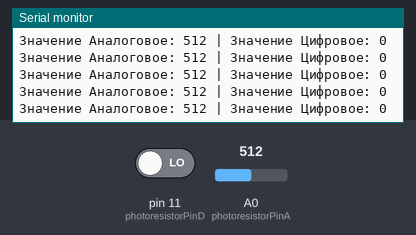
Simulated run of this sketch. Board: Arduino Uno, built with avr-gcc and run on an emulated ATmega328P. Parts: the last lines printed to the serial monitor. The test bench sets the inputs (shaded band); at power-on: A0 (photoresistorPinA) = 512, pin 11 (photoresistorPinD) LOW.

Above: at 7.3 s.
7.4 s: A0 (photoresistorPinA) set to 982
At 8.3 s:
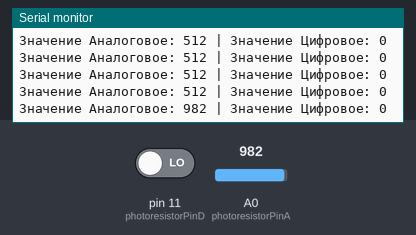
10.5 s: A0 (photoresistorPinA) set to 1012
At 10.9 s:
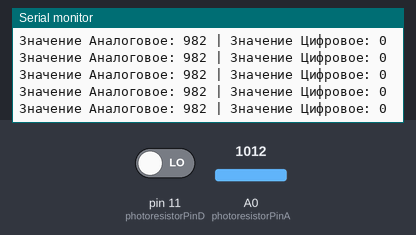
Timing chart, 0 to 13.5 s (numbered marks = the images above; inputs shaded):
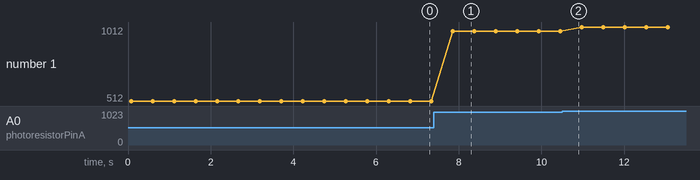

Measured:
- after the input at 7.4 s, the serial monitor: prints a new line after 0.46 s (image 1)
- plotted number 1: 512 → 982 after the input at 7.4 s, 982 → 1012 after the input at 10.5 s

The sketch:

Brightness_Sensor.ino
```cpp
// Определяем пин для фоторезистора
const int photoresistorPinA = A0; // Пин, к которому подключен фоторезистор
const int photoresistorPinD = 11; // Пин, к которому подключен фоторезистор

// Переменная для хранения значений сенсора
int sensorValue = 0;

void setup() {
  Serial.begin(9600); // Инициализация сериал-коммуникации со скоростью 9600 бод
  Serial.println("Измерение освещенности с фоторезистора"); // Сообщение о начале измерения
}

void loop() {
  // Чтение значения с аналогового пина (от 0 до 1023)
  sensorValue = analogRead(photoresistorPinA);

  // Вывод значения в сериал-монитор
  Serial.print("Значение Аналоговое: "); // Печатает текст "Значение Аналоговое: "
  Serial.print(sensorValue); // Печатает считанное значение с фоторезистора

  // Чтение значения с цифрового пина (от 0 до 1)
  sensorValue = digitalRead(photoresistorPinD);

  Serial.print(" | Значение Цифровое: "); // Печатает текст "Значение Цифровое: "
  Serial.println(sensorValue); // Печатает считанное значение с фоторезистора

  delay(500); // Задержка 500 миллисекунд между измерениями
}
```
